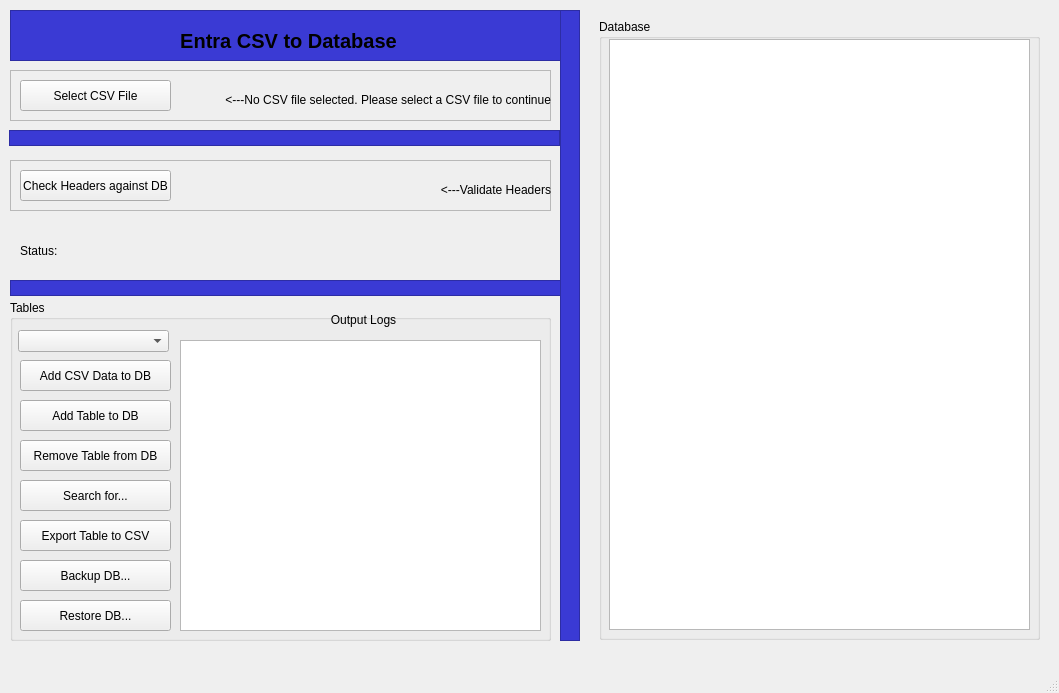
<?xml version="1.0" encoding="UTF-8"?>
<ui version="4.0">
 <class>MainWindow</class>
 <widget class="QMainWindow" name="MainWindow">
  <property name="geometry">
   <rect>
    <x>0</x>
    <y>0</y>
    <width>1059</width>
    <height>693</height>
   </rect>
  </property>
  <property name="windowTitle">
   <string>Entra CSV to Db</string>
  </property>
  <widget class="QWidget" name="centralwidget">
   <widget class="QFrame" name="frame_Top_Frame">
    <property name="geometry">
     <rect>
      <x>10</x>
      <y>10</y>
      <width>551</width>
      <height>51</height>
     </rect>
    </property>
    <property name="styleSheet">
     <string notr="true">background-color: rgb(58, 58, 212);</string>
    </property>
    <property name="frameShape">
     <enum>QFrame::Shape::StyledPanel</enum>
    </property>
    <property name="frameShadow">
     <enum>QFrame::Shadow::Raised</enum>
    </property>
    <widget class="QLabel" name="label_Top">
     <property name="geometry">
      <rect>
       <x>8</x>
       <y>15</y>
       <width>541</width>
       <height>31</height>
      </rect>
     </property>
     <property name="font">
      <font>
       <pointsize>15</pointsize>
       <bold>true</bold>
      </font>
     </property>
     <property name="text">
      <string>Entra CSV to Database</string>
     </property>
     <property name="alignment">
      <set>Qt::AlignmentFlag::AlignCenter</set>
     </property>
    </widget>
   </widget>
   <widget class="QFrame" name="frame_Select_CSV">
    <property name="geometry">
     <rect>
      <x>10</x>
      <y>70</y>
      <width>541</width>
      <height>51</height>
     </rect>
    </property>
    <property name="frameShape">
     <enum>QFrame::Shape::StyledPanel</enum>
    </property>
    <property name="frameShadow">
     <enum>QFrame::Shadow::Sunken</enum>
    </property>
    <widget class="QPushButton" name="pushButton_Select_CSV">
     <property name="geometry">
      <rect>
       <x>10</x>
       <y>10</y>
       <width>151</width>
       <height>31</height>
      </rect>
     </property>
     <property name="text">
      <string>Select CSV File</string>
     </property>
    </widget>
    <widget class="QLabel" name="label_Select_CSV">
     <property name="geometry">
      <rect>
       <x>170</x>
       <y>20</y>
       <width>371</width>
       <height>21</height>
      </rect>
     </property>
     <property name="text">
      <string>&lt;---No CSV file selected. Please select a CSV file to continue</string>
     </property>
     <property name="alignment">
      <set>Qt::AlignmentFlag::AlignRight|Qt::AlignmentFlag::AlignTrailing|Qt::AlignmentFlag::AlignVCenter</set>
     </property>
    </widget>
   </widget>
   <widget class="QFrame" name="frame_Seperator">
    <property name="geometry">
     <rect>
      <x>9</x>
      <y>130</y>
      <width>551</width>
      <height>16</height>
     </rect>
    </property>
    <property name="styleSheet">
     <string notr="true">background-color: rgb(58, 58, 212);</string>
    </property>
    <property name="frameShape">
     <enum>QFrame::Shape::StyledPanel</enum>
    </property>
    <property name="frameShadow">
     <enum>QFrame::Shadow::Raised</enum>
    </property>
   </widget>
   <widget class="QFrame" name="frame">
    <property name="geometry">
     <rect>
      <x>10</x>
      <y>160</y>
      <width>541</width>
      <height>51</height>
     </rect>
    </property>
    <property name="frameShape">
     <enum>QFrame::Shape::StyledPanel</enum>
    </property>
    <property name="frameShadow">
     <enum>QFrame::Shadow::Sunken</enum>
    </property>
    <widget class="QPushButton" name="pushButton_Validate_CSV_Headers">
     <property name="geometry">
      <rect>
       <x>10</x>
       <y>10</y>
       <width>151</width>
       <height>31</height>
      </rect>
     </property>
     <property name="text">
      <string>Check Headers against DB</string>
     </property>
    </widget>
    <widget class="QLabel" name="label_Validate_Headers">
     <property name="geometry">
      <rect>
       <x>170</x>
       <y>20</y>
       <width>371</width>
       <height>21</height>
      </rect>
     </property>
     <property name="text">
      <string>&lt;---Validate Headers</string>
     </property>
     <property name="alignment">
      <set>Qt::AlignmentFlag::AlignRight|Qt::AlignmentFlag::AlignTrailing|Qt::AlignmentFlag::AlignVCenter</set>
     </property>
    </widget>
    <widget class="QFrame" name="frame_Status">
     <property name="geometry">
      <rect>
       <x>0</x>
       <y>60</y>
       <width>551</width>
       <height>51</height>
      </rect>
     </property>
     <property name="frameShape">
      <enum>QFrame::Shape::StyledPanel</enum>
     </property>
     <property name="frameShadow">
      <enum>QFrame::Shadow::Raised</enum>
     </property>
    </widget>
   </widget>
   <widget class="QLabel" name="label_Status">
    <property name="geometry">
     <rect>
      <x>20</x>
      <y>240</y>
      <width>531</width>
      <height>21</height>
     </rect>
    </property>
    <property name="frameShadow">
     <enum>QFrame::Shadow::Raised</enum>
    </property>
    <property name="text">
     <string>Status:</string>
    </property>
   </widget>
   <widget class="QFrame" name="frame_Seperator_2">
    <property name="geometry">
     <rect>
      <x>10</x>
      <y>280</y>
      <width>551</width>
      <height>16</height>
     </rect>
    </property>
    <property name="styleSheet">
     <string notr="true">background-color: rgb(58, 58, 212);</string>
    </property>
    <property name="frameShape">
     <enum>QFrame::Shape::StyledPanel</enum>
    </property>
    <property name="frameShadow">
     <enum>QFrame::Shadow::Raised</enum>
    </property>
   </widget>
   <widget class="QPushButton" name="pushButton_Add_to_DB">
    <property name="geometry">
     <rect>
      <x>20</x>
      <y>360</y>
      <width>151</width>
      <height>31</height>
     </rect>
    </property>
    <property name="text">
     <string>Add CSV Data to DB</string>
    </property>
   </widget>
   <widget class="QFrame" name="frame_Seperator_3">
    <property name="geometry">
     <rect>
      <x>560</x>
      <y>10</y>
      <width>20</width>
      <height>631</height>
     </rect>
    </property>
    <property name="styleSheet">
     <string notr="true">background-color: rgb(58, 58, 212);</string>
    </property>
    <property name="frameShape">
     <enum>QFrame::Shape::StyledPanel</enum>
    </property>
    <property name="frameShadow">
     <enum>QFrame::Shadow::Raised</enum>
    </property>
   </widget>
   <widget class="QTextEdit" name="textEdit_Log_Output">
    <property name="geometry">
     <rect>
      <x>180</x>
      <y>340</y>
      <width>361</width>
      <height>291</height>
     </rect>
    </property>
    <property name="font">
     <font>
      <family>Consolas</family>
     </font>
    </property>
    <property name="readOnly">
     <bool>true</bool>
    </property>
   </widget>
   <widget class="QLabel" name="label_Logs_Output">
    <property name="geometry">
     <rect>
      <x>178</x>
      <y>310</y>
      <width>371</width>
      <height>20</height>
     </rect>
    </property>
    <property name="text">
     <string>Output Logs</string>
    </property>
    <property name="alignment">
     <set>Qt::AlignmentFlag::AlignCenter</set>
    </property>
   </widget>
   <widget class="QGroupBox" name="groupBox_DB">
    <property name="geometry">
     <rect>
      <x>599</x>
      <y>19</y>
      <width>441</width>
      <height>621</height>
     </rect>
    </property>
    <property name="title">
     <string>Database</string>
    </property>
    <widget class="QTableView" name="tableView_DB">
     <property name="geometry">
      <rect>
       <x>10</x>
       <y>20</y>
       <width>421</width>
       <height>591</height>
      </rect>
     </property>
    </widget>
   </widget>
   <widget class="QPushButton" name="pushButton_Add_Table_to_DB">
    <property name="geometry">
     <rect>
      <x>20</x>
      <y>400</y>
      <width>151</width>
      <height>31</height>
     </rect>
    </property>
    <property name="text">
     <string>Add Table to DB</string>
    </property>
   </widget>
   <widget class="QGroupBox" name="groupBox_Table">
    <property name="geometry">
     <rect>
      <x>10</x>
      <y>300</y>
      <width>541</width>
      <height>341</height>
     </rect>
    </property>
    <property name="title">
     <string>Tables</string>
    </property>
    <widget class="QComboBox" name="comboBox_select_table">
     <property name="geometry">
      <rect>
       <x>8</x>
       <y>30</y>
       <width>151</width>
       <height>22</height>
      </rect>
     </property>
     <property name="currentText">
      <string/>
     </property>
    </widget>
    <widget class="QPushButton" name="pushButton_Search">
     <property name="geometry">
      <rect>
       <x>10</x>
       <y>180</y>
       <width>151</width>
       <height>31</height>
      </rect>
     </property>
     <property name="text">
      <string>Search for...</string>
     </property>
    </widget>
    <widget class="QPushButton" name="pushButton_Export_Table_to_CSV">
     <property name="geometry">
      <rect>
       <x>10</x>
       <y>220</y>
       <width>151</width>
       <height>31</height>
      </rect>
     </property>
     <property name="text">
      <string>Export Table to CSV</string>
     </property>
    </widget>
    <widget class="QPushButton" name="pushButton_Backup_DB">
     <property name="geometry">
      <rect>
       <x>10</x>
       <y>260</y>
       <width>151</width>
       <height>31</height>
      </rect>
     </property>
     <property name="text">
      <string>Backup DB...</string>
     </property>
    </widget>
    <widget class="QPushButton" name="pushButton_Remove_Tabl_from_DB">
     <property name="geometry">
      <rect>
       <x>10</x>
       <y>140</y>
       <width>151</width>
       <height>31</height>
      </rect>
     </property>
     <property name="text">
      <string>Remove Table from DB</string>
     </property>
    </widget>
   </widget>
   <widget class="QPushButton" name="pushButton_Restore_DB">
    <property name="geometry">
     <rect>
      <x>20</x>
      <y>600</y>
      <width>151</width>
      <height>31</height>
     </rect>
    </property>
    <property name="text">
     <string>Restore DB...</string>
    </property>
   </widget>
   <zorder>groupBox_Table</zorder>
   <zorder>frame_Top_Frame</zorder>
   <zorder>frame_Select_CSV</zorder>
   <zorder>frame_Seperator</zorder>
   <zorder>frame</zorder>
   <zorder>label_Status</zorder>
   <zorder>frame_Seperator_2</zorder>
   <zorder>pushButton_Add_to_DB</zorder>
   <zorder>frame_Seperator_3</zorder>
   <zorder>textEdit_Log_Output</zorder>
   <zorder>label_Logs_Output</zorder>
   <zorder>groupBox_DB</zorder>
   <zorder>pushButton_Add_Table_to_DB</zorder>
   <zorder>pushButton_Restore_DB</zorder>
  </widget>
  <widget class="QMenuBar" name="menubar">
   <property name="geometry">
    <rect>
     <x>0</x>
     <y>0</y>
     <width>1059</width>
     <height>22</height>
    </rect>
   </property>
  </widget>
  <widget class="QStatusBar" name="statusbar"/>
 </widget>
 <resources/>
 <connections/>
</ui>
